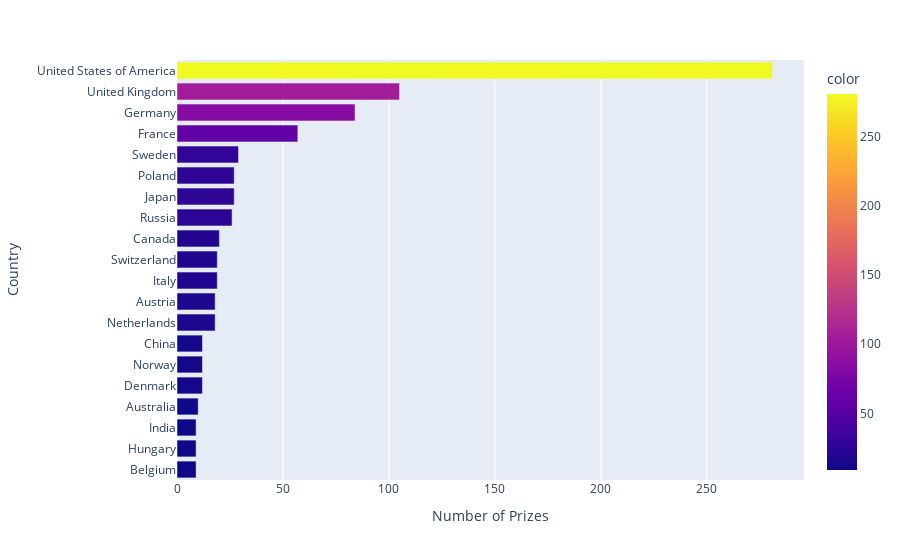

The notebook cell this image was saved under:
### Code cell
h_bar = px.bar(
                x=top20_countries.prize, y=top20_countries.birth_country_current,
                orientation="h",
                color=top20_countries.prize,
                
        )

h_bar.update_layout(xaxis_title="Number of Prizes", yaxis_title="Country")
h_bar.show()

### Figure 1 — Plotly figure (JSON) as saved in the notebook; plotly's stock layout.template omitted (floating-point values rounded to 4 significant figures)
{"data": [{"alignmentgroup": "True", "hovertemplate": "x=%{x}<br>y=%{y}<br>color=%{marker.color}<extra></extra>", "legendgroup": "", "marker": {"color": [9, 9, 9, 10, 12, 12, 12, 18, 18, 19, 19, 20, 26, 27, 27, 29, 57, 84, 105, 281], "coloraxis": "coloraxis", "pattern": {"shape": ""}}, "name": "", "offsetgroup": "", "orientation": "h", "showlegend": false, "textposition": "auto", "type": "bar", "x": [9, 9, 9, 10, 12, 12, 12, 18, 18, 19, 19, 20, 26, 27, 27, 29, 57, 84, 105, 281], "xaxis": "x", "y": ["Belgium", "Hungary", "India", "Australia", "Denmark", "Norway", "China", "Netherlands", "Austria", "Italy", "Switzerland", "Canada", "Russia", "Japan", "Poland", "Sweden", "France", "Germany", "United Kingdom", "United States of America"], "yaxis": "y"}], "layout": {"barmode": "relative", "coloraxis": {"colorbar": {"title": {"text": "color"}}, "colorscale": [[0, "#0d0887"], [0.1111, "#46039f"], [0.2222, "#7201a8"], [0.3333, "#9c179e"], [0.4444, "#bd3786"], [0.5556, "#d8576b"], [0.6667, "#ed7953"], [0.7778, "#fb9f3a"], [0.8889, "#fdca26"], [1, "#f0f921"]]}, "legend": {"tracegroupgap": 0}, "margin": {"t": 60}, "xaxis": {"anchor": "y", "domain": [0, 1], "title": {"text": "Number of Prizes"}}, "yaxis": {"anchor": "x", "domain": [0, 1], "title": {"text": "Country"}}}}
